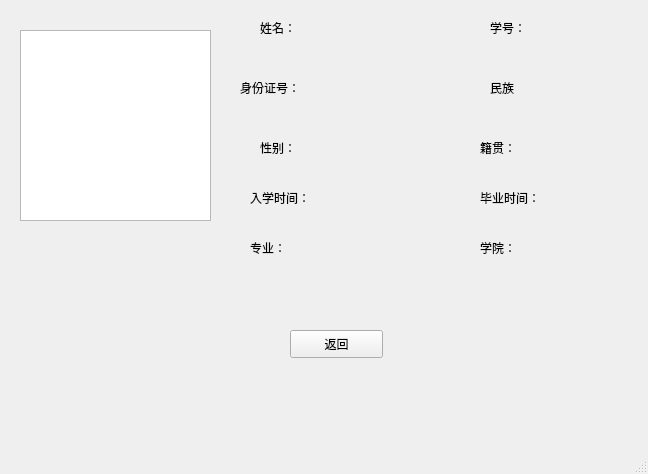
<?xml version="1.0" encoding="UTF-8"?>
<ui version="4.0">
 <class>Stuinfo</class>
 <widget class="QMainWindow" name="Stuinfo">
  <property name="geometry">
   <rect>
    <x>0</x>
    <y>0</y>
    <width>648</width>
    <height>474</height>
   </rect>
  </property>
  <property name="windowTitle">
   <string>MainWindow</string>
  </property>
  <widget class="QWidget" name="centralwidget">
   <widget class="QLabel" name="label">
    <property name="geometry">
     <rect>
      <x>260</x>
      <y>20</y>
      <width>171</width>
      <height>16</height>
     </rect>
    </property>
    <property name="text">
     <string>姓名：</string>
    </property>
   </widget>
   <widget class="QLabel" name="name">
    <property name="geometry">
     <rect>
      <x>321</x>
      <y>20</y>
      <width>81</width>
      <height>20</height>
     </rect>
    </property>
    <property name="text">
     <string/>
    </property>
   </widget>
   <widget class="QPushButton" name="quit">
    <property name="geometry">
     <rect>
      <x>290</x>
      <y>330</y>
      <width>93</width>
      <height>28</height>
     </rect>
    </property>
    <property name="text">
     <string>返回</string>
    </property>
   </widget>
   <widget class="QLabel" name="label_2">
    <property name="geometry">
     <rect>
      <x>490</x>
      <y>20</y>
      <width>72</width>
      <height>15</height>
     </rect>
    </property>
    <property name="text">
     <string>学号：</string>
    </property>
   </widget>
   <widget class="QLabel" name="stu_id">
    <property name="geometry">
     <rect>
      <x>560</x>
      <y>20</y>
      <width>72</width>
      <height>15</height>
     </rect>
    </property>
    <property name="text">
     <string/>
    </property>
   </widget>
   <widget class="QLabel" name="label_3">
    <property name="geometry">
     <rect>
      <x>260</x>
      <y>140</y>
      <width>72</width>
      <height>15</height>
     </rect>
    </property>
    <property name="text">
     <string>性别：</string>
    </property>
   </widget>
   <widget class="QLabel" name="gender">
    <property name="geometry">
     <rect>
      <x>340</x>
      <y>140</y>
      <width>72</width>
      <height>15</height>
     </rect>
    </property>
    <property name="text">
     <string/>
    </property>
   </widget>
   <widget class="QLabel" name="place">
    <property name="geometry">
     <rect>
      <x>550</x>
      <y>140</y>
      <width>72</width>
      <height>15</height>
     </rect>
    </property>
    <property name="text">
     <string/>
    </property>
   </widget>
   <widget class="QLabel" name="label_4">
    <property name="geometry">
     <rect>
      <x>480</x>
      <y>140</y>
      <width>72</width>
      <height>15</height>
     </rect>
    </property>
    <property name="text">
     <string>籍贯：</string>
    </property>
   </widget>
   <widget class="QLabel" name="id">
    <property name="geometry">
     <rect>
      <x>320</x>
      <y>80</y>
      <width>111</width>
      <height>16</height>
     </rect>
    </property>
    <property name="text">
     <string/>
    </property>
   </widget>
   <widget class="QLabel" name="nation">
    <property name="geometry">
     <rect>
      <x>550</x>
      <y>80</y>
      <width>72</width>
      <height>15</height>
     </rect>
    </property>
    <property name="text">
     <string/>
    </property>
   </widget>
   <widget class="QLabel" name="label_5">
    <property name="geometry">
     <rect>
      <x>490</x>
      <y>80</y>
      <width>72</width>
      <height>15</height>
     </rect>
    </property>
    <property name="text">
     <string>民族</string>
    </property>
   </widget>
   <widget class="QLabel" name="label_6">
    <property name="geometry">
     <rect>
      <x>240</x>
      <y>80</y>
      <width>72</width>
      <height>15</height>
     </rect>
    </property>
    <property name="text">
     <string>身份证号：</string>
    </property>
   </widget>
   <widget class="QLabel" name="e_date">
    <property name="geometry">
     <rect>
      <x>340</x>
      <y>190</y>
      <width>72</width>
      <height>15</height>
     </rect>
    </property>
    <property name="text">
     <string/>
    </property>
   </widget>
   <widget class="QLabel" name="l_date">
    <property name="geometry">
     <rect>
      <x>560</x>
      <y>190</y>
      <width>72</width>
      <height>15</height>
     </rect>
    </property>
    <property name="text">
     <string/>
    </property>
   </widget>
   <widget class="QLabel" name="label_7">
    <property name="geometry">
     <rect>
      <x>480</x>
      <y>190</y>
      <width>72</width>
      <height>15</height>
     </rect>
    </property>
    <property name="text">
     <string>毕业时间：</string>
    </property>
   </widget>
   <widget class="QLabel" name="label_8">
    <property name="geometry">
     <rect>
      <x>250</x>
      <y>190</y>
      <width>72</width>
      <height>15</height>
     </rect>
    </property>
    <property name="text">
     <string>入学时间：</string>
    </property>
   </widget>
   <widget class="QLabel" name="depart">
    <property name="geometry">
     <rect>
      <x>550</x>
      <y>240</y>
      <width>72</width>
      <height>15</height>
     </rect>
    </property>
    <property name="text">
     <string/>
    </property>
   </widget>
   <widget class="QLabel" name="label_9">
    <property name="geometry">
     <rect>
      <x>480</x>
      <y>240</y>
      <width>72</width>
      <height>15</height>
     </rect>
    </property>
    <property name="text">
     <string>学院：</string>
    </property>
   </widget>
   <widget class="QLabel" name="label_10">
    <property name="geometry">
     <rect>
      <x>250</x>
      <y>240</y>
      <width>72</width>
      <height>15</height>
     </rect>
    </property>
    <property name="text">
     <string>专业：</string>
    </property>
   </widget>
   <widget class="QLabel" name="major">
    <property name="geometry">
     <rect>
      <x>330</x>
      <y>240</y>
      <width>72</width>
      <height>15</height>
     </rect>
    </property>
    <property name="text">
     <string/>
    </property>
   </widget>
   <widget class="QWidget" name="verticalLayoutWidget">
    <property name="geometry">
     <rect>
      <x>20</x>
      <y>30</y>
      <width>191</width>
      <height>191</height>
     </rect>
    </property>
    <layout class="QVBoxLayout" name="verticalLayout">
     <item>
      <widget class="QGraphicsView" name="image"/>
     </item>
    </layout>
   </widget>
  </widget>
  <widget class="QMenuBar" name="menubar">
   <property name="geometry">
    <rect>
     <x>0</x>
     <y>0</y>
     <width>648</width>
     <height>26</height>
    </rect>
   </property>
  </widget>
  <widget class="QStatusBar" name="statusbar"/>
 </widget>
 <resources/>
 <connections/>
</ui>
